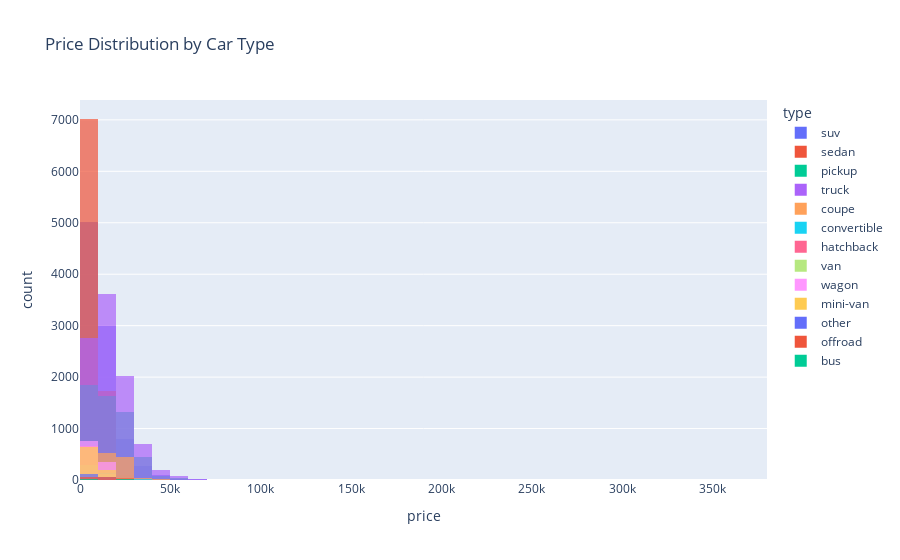

Notebook code cell kept with this figure:
### Code cell
# Histogram for Car price per car type
fig = px.histogram(df, x='price', color='type', nbins=50, title='Price Distribution by Car Type', opacity=0.7, barmode='overlay')
fig.show()

### Figure 1 — Plotly figure (JSON) as saved in the notebook; plotly's stock layout.template omitted (floating-point values rounded to 4 significant figures; data arrays with more than 128 entries replaced by an {"elided": "..."} marker saying what was removed)
{"data": [{"bingroup": "x", "hovertemplate": "type=suv<br>price=%{x}<br>count=%{y}<extra></extra>", "legendgroup": "suv", "marker": {"color": "#636efa", "opacity": 0.7, "pattern": {"shape": ""}}, "name": "suv", "nbinsx": 50, "orientation": "v", "showlegend": true, "type": "histogram", "x": {"elided": "9225 int values"}, "xaxis": "x", "yaxis": "y"}, {"bingroup": "x", "hovertemplate": "type=sedan<br>price=%{x}<br>count=%{y}<extra></extra>", "legendgroup": "sedan", "marker": {"color": "#EF553B", "opacity": 0.7, "pattern": {"shape": ""}}, "name": "sedan", "nbinsx": 50, "orientation": "v", "showlegend": true, "type": "histogram", "x": {"elided": "8844 int values"}, "xaxis": "x", "yaxis": "y"}, {"bingroup": "x", "hovertemplate": "type=pickup<br>price=%{x}<br>count=%{y}<extra></extra>", "legendgroup": "pickup", "marker": {"color": "#00cc96", "opacity": 0.7, "pattern": {"shape": ""}}, "name": "pickup", "nbinsx": 50, "orientation": "v", "showlegend": true, "type": "histogram", "x": {"elided": "5349 int values"}, "xaxis": "x", "yaxis": "y"}, {"bingroup": "x", "hovertemplate": "type=truck<br>price=%{x}<br>count=%{y}<extra></extra>", "legendgroup": "truck", "marker": {"color": "#ab63fa", "opacity": 0.7, "pattern": {"shape": ""}}, "name": "truck", "nbinsx": 50, "orientation": "v", "showlegend": true, "type": "histogram", "x": {"elided": "9387 int values"}, "xaxis": "x", "yaxis": "y"}, {"bingroup": "x", "hovertemplate": "type=coupe<br>price=%{x}<br>count=%{y}<extra></extra>", "legendgroup": "coupe", "marker": {"color": "#FFA15A", "opacity": 0.7, "pattern": {"shape": ""}}, "name": "coupe", "nbinsx": 50, "orientation": "v", "showlegend": true, "type": "histogram", "x": {"elided": "1716 int values"}, "xaxis": "x", "yaxis": "y"}, {"bingroup": "x", "hovertemplate": "type=convertible<br>price=%{x}<br>count=%{y}<extra></extra>", "legendgroup": "convertible", "marker": {"color": "#19d3f3", "opacity": 0.7, "pattern": {"shape": ""}}, "name": "convertible", "nbinsx": 50, "orientation": "v", "showlegend": true, "type": "histogram", "x": {"elided": "346 int values"}, "xaxis": "x", "yaxis": "y"}, {"bingroup": "x", "hovertemplate": "type=hatchback<br>price=%{x}<br>count=%{y}<extra></extra>", "legendgroup": "hatchback", "marker": {"color": "#FF6692", "opacity": 0.7, "pattern": {"shape": ""}}, "name": "hatchback", "nbinsx": 50, "orientation": "v", "showlegend": true, "type": "histogram", "x": {"elided": "792 int values"}, "xaxis": "x", "yaxis": "y"}, {"bingroup": "x", "hovertemplate": "type=van<br>price=%{x}<br>count=%{y}<extra></extra>", "legendgroup": "van", "marker": {"color": "#B6E880", "opacity": 0.7, "pattern": {"shape": ""}}, "name": "van", "nbinsx": 50, "orientation": "v", "showlegend": true, "type": "histogram", "x": {"elided": "435 int values"}, "xaxis": "x", "yaxis": "y"}, {"bingroup": "x", "hovertemplate": "type=wagon<br>price=%{x}<br>count=%{y}<extra></extra>", "legendgroup": "wagon", "marker": {"color": "#FF97FF", "opacity": 0.7, "pattern": {"shape": ""}}, "name": "wagon", "nbinsx": 50, "orientation": "v", "showlegend": true, "type": "histogram", "x": {"elided": "1162 int values"}, "xaxis": "x", "yaxis": "y"}, {"bingroup": "x", "hovertemplate": "type=mini-van<br>price=%{x}<br>count=%{y}<extra></extra>", "legendgroup": "mini-van", "marker": {"color": "#FECB52", "opacity": 0.7, "pattern": {"shape": ""}}, "name": "mini-van", "nbinsx": 50, "orientation": "v", "showlegend": true, "type": "histogram", "x": {"elided": "883 int values"}, "xaxis": "x", "yaxis": "y"}, {"bingroup": "x", "hovertemplate": "type=other<br>price=%{x}<br>count=%{y}<extra></extra>", "legendgroup": "other", "marker": {"color": "#636efa", "opacity": 0.7, "pattern": {"shape": ""}}, "name": "other", "nbinsx": 50, "orientation": "v", "showlegend": true, "type": "histogram", "x": {"elided": "197 int values"}, "xaxis": "x", "yaxis": "y"}, {"bingroup": "x", "hovertemplate": "type=offroad<br>price=%{x}<br>count=%{y}<extra></extra>", "legendgroup": "offroad", "marker": {"color": "#EF553B", "opacity": 0.7, "pattern": {"shape": ""}}, "name": "offroad", "nbinsx": 50, "orientation": "v", "showlegend": true, "type": "histogram", "x": {"elided": "169 int values"}, "xaxis": "x", "yaxis": "y"}, {"bingroup": "x", "hovertemplate": "type=bus<br>price=%{x}<br>count=%{y}<extra></extra>", "legendgroup": "bus", "marker": {"color": "#00cc96", "opacity": 0.7, "pattern": {"shape": ""}}, "name": "bus", "nbinsx": 50, "orientation": "v", "showlegend": true, "type": "histogram", "x": [10500, 28990, 10500, 4995, 28990, 28990, 4995, 28990, 28990, 28990, 4995, 28990, 4995, 28990, 6997, 7900, 7500, 4995, 10000, 6997, 6997, 28990, 28990], "xaxis": "x", "yaxis": "y"}], "layout": {"barmode": "overlay", "legend": {"title": {"text": "type"}, "tracegroupgap": 0}, "title": {"text": "Price Distribution by Car Type"}, "xaxis": {"anchor": "y", "domain": [0, 1], "title": {"text": "price"}}, "yaxis": {"anchor": "x", "domain": [0, 1], "title": {"text": "count"}}}}
